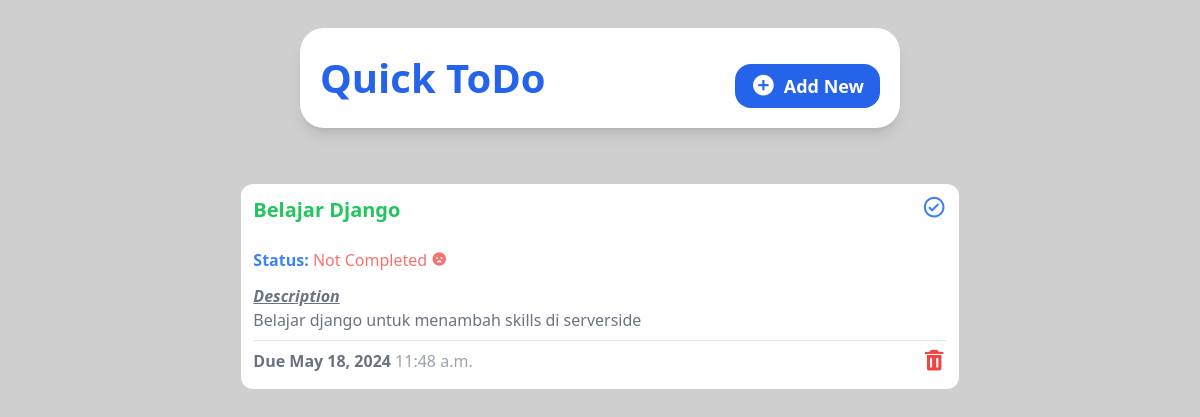
/detail/1, run on the app's committed database.
### todolist/models.py (models this page shows, shortened)
class Todo(models.Model):
    title = models.CharField(max_length=45)
    desc = models.TextField(null=True, blank=True)
    due_date = models.DateField()
    due_time = models.TimeField()
    completed = models.BooleanField(default=False)

### todolist/views.py (the view)
# urls.py: path('detail/<str:todo_id>', views.task_detail, name = 'task_detail'),
def task_detail (req, todo_id):
    todo = Todo.objects.get(id = todo_id)
    return render(req, 'task_detail.html',{
        "todo": todo,
    })

### todolist/templates/task_detail.html
{% include "base.html" %}
<section
  class="flex flex-1 flex-wrap justify-center gap-3 bg-[#fff0] w-10/12 md:w-11/12 h-full mb-3 rounded-2xl p-3 overflow-y-auto scrollbar-hide"
>
  <div class="w-full md:w-4/6 flex flex-col bg-white h-fit rounded-xl p-3">
    <div class="flex flex-row justify-between">
      <div>
        <h1 class="text-green-500 font-semibold text-xl">
          {{ todo.title }}
        </h1>
        <br />
        <h2 class="text-blue-500 font-bold">
          Status:
          {% if todo.completed %}
          <span class="font-medium text-green-400"
            >Completed <i class="bx bxs-badge-check"></i
          ></span>
          {% else %}
          <span class="font-medium text-red-400"
            >Not Completed <i class="bx bxs-sad"></i
          ></span>
          {% endif %}
        </h2>
        <h2 class="text-gray-500 font-bold italic underline mt-3">
          Description
        </h2>
        <p class="text-gray-500 text-md">
          {{ todo.desc }}
        </p>
      </div>
      <a href="{% url 'toggle_complete' todo.id %}">
        <i class="bx bx-check-circle bx-sm text-blue-500"></i>
      </a>
    </div>
    <hr class="border-t border-gray-200 my-2" />
    <div class="flex flex-row justify-between">
      <h2 class="text-gray-500 font-bold">
        Due {{ todo.due_date }} <span class="font-medium text-gray-400">{{ todo.due_time }}</span>
      </h2>
      <a href="{% url 'delete' todo.id %}">
        <i class="bx bxs-trash bx-sm text-red-500"></i>
      </a>
    </div>
  </div>
</section>

### todolist/static/style.css (style rules this page uses)
html { line-height: 1.5; -webkit-text-size-adjust: 100%; -moz-tab-size: 4; -o-tab-size: 4; tab-size: 4; font-family: ui-sans-serif, system-ui, -apple-system, BlinkMacSystemFont, "Segoe UI", Roboto, "Helvetica Neue", Arial, "Noto Sans", sans-serif, "Apple Color Emoji", "Segoe UI Emoji", "Segoe UI Symbol", "Noto Color Emoji"; font-feature-settings: normal; font-variation-settings: normal; }
body { margin: 0; line-height: inherit; }
hr { height: 0; color: inherit; border-top-width: 1px; }
h1, h2, h3, h4, h5, h6 { font-size: inherit; font-weight: inherit; }
a { color: inherit; text-decoration: inherit; }
blockquote, dl, dd, h1, h2, h3, h4, h5, h6, hr, figure, p, pre { margin: 0; }
.my-2 { margin-top: 0.5rem; margin-bottom: 0.5rem; }
.mb-3 { margin-bottom: 0.75rem; }
.mt-3 { margin-top: 0.75rem; }
.flex { display: flex; }
.h-fit { height: -moz-fit-content; height: fit-content; }
.h-full { height: 100%; }
.h-screen { height: 100vh; }
.w-10\/12 { width: 83.333333%; }
.w-full { width: 100%; }
.flex-1 { flex: 1 1 0%; }
.flex-row { flex-direction: row; }
.flex-col { flex-direction: column; }
.flex-wrap { flex-wrap: wrap; }
.items-center { align-items: center; }
.justify-center { justify-content: center; }
.justify-between { justify-content: space-between; }
.gap-3 { gap: 0.75rem; }
.gap-4 { gap: 1rem; }
.overflow-y-auto { overflow-y: auto; }
.rounded-2xl { border-radius: 1rem; }
.rounded-xl { border-radius: 0.75rem; }
.border-t { border-top-width: 1px; }
.border-gray-200 { --tw-border-opacity: 1; border-color: rgb(229 231 235 / var(--tw-border-opacity)); }
.bg-\[\#cfcfcf\] { --tw-bg-opacity: 1; background-color: rgb(207 207 207 / var(--tw-bg-opacity)); }
.bg-\[\#fff0\] { background-color: #fff0; }
.bg-white { --tw-bg-opacity: 1; background-color: rgb(255 255 255 / var(--tw-bg-opacity)); }
.p-3 { padding: 0.75rem; }
.text-xl { font-size: 1.25rem; line-height: 1.75rem; }
.font-bold { font-weight: 700; }
.font-medium { font-weight: 500; }
.font-semibold { font-weight: 600; }
.italic { font-style: italic; }
.text-blue-500 { --tw-text-opacity: 1; color: rgb(59 130 246 / var(--tw-text-opacity)); }
.text-gray-400 { --tw-text-opacity: 1; color: rgb(156 163 175 / var(--tw-text-opacity)); }
.text-gray-500 { --tw-text-opacity: 1; color: rgb(107 114 128 / var(--tw-text-opacity)); }
.text-green-500 { --tw-text-opacity: 1; color: rgb(34 197 94 / var(--tw-text-opacity)); }
.text-red-400 { --tw-text-opacity: 1; color: rgb(248 113 113 / var(--tw-text-opacity)); }
.text-red-500 { --tw-text-opacity: 1; color: rgb(239 68 68 / var(--tw-text-opacity)); }
.underline { text-decoration-line: underline; }
@media (min-width: 768px) { .md\:w-11\/12 { width: 91.666667%; } }
@media (min-width: 768px) { .md\:w-4\/6 { width: 66.666667%; } }

### data on the page
Todo: title "Belajar Django", desc "Belajar django untuk menambah skills di serverside", due_date "May 18, 2024", due_time "11:48 a.m."
